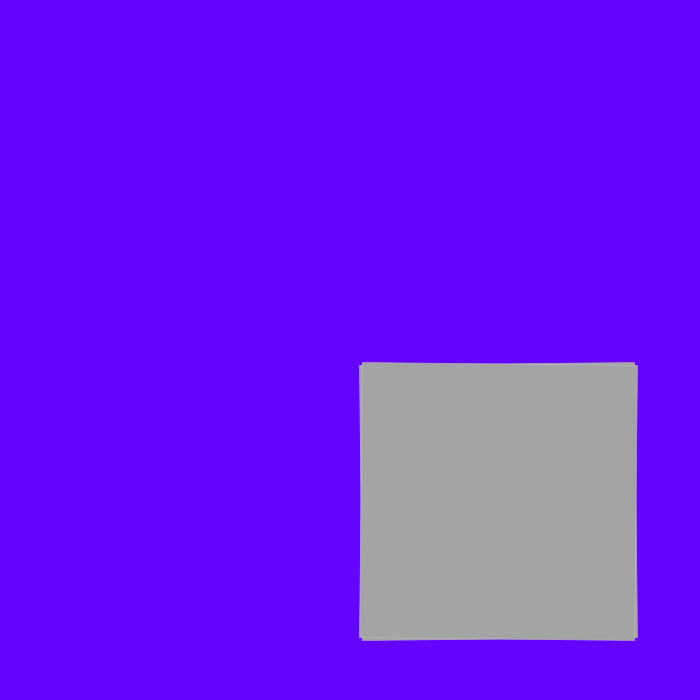
Frame 1 (no input)
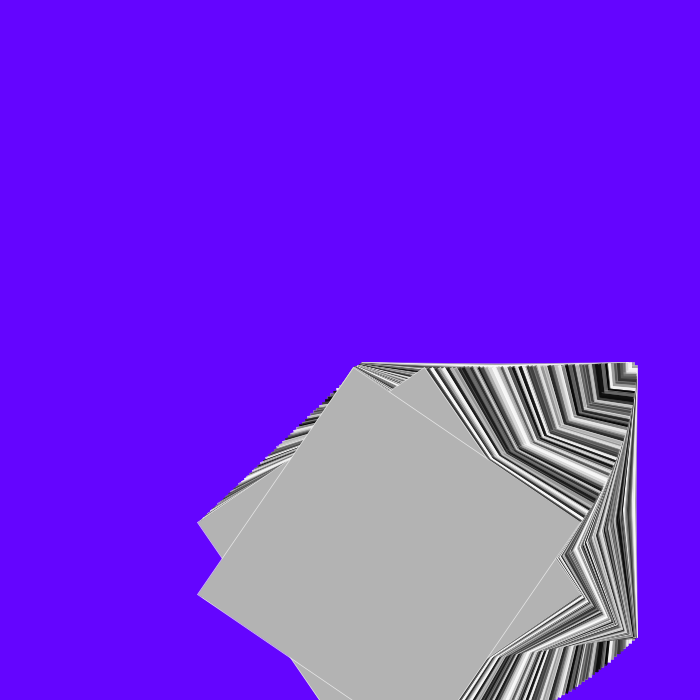
Frame 60 (the mouse pressed at the canvas centre just before this capture)
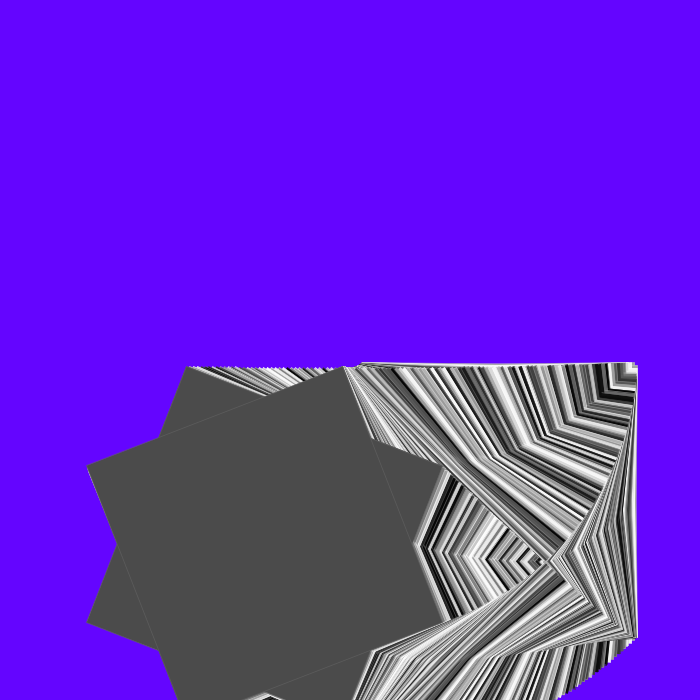
Frame 120 (the mouse held since frame 60 and released just before this capture)

The Processing sketch that drew these frames (run headless with seeded random() and noise(); from frame 60 on, the mouse is pressed at the canvas centre):

// Processing sketch: processing_130671
// ── processing_130671.pde

float spin01, spin02, colorize, increment;

void setup() {

  size( 700, 700 );
  smooth();

  background( #6405FF );
}

void draw() {
  
 
  colorize = random( 255 );
  increment = 1;
  //colorize += increment;
  
  if (colorize == 0 || colorize == 255) {
    colorize -= increment;
//    increment *= -1;
  }

  spin01 += .01;
  spin02 -= .02; 

  strokeWeight( .75 );
  stroke( colorize + random(100),200 );
  fill( colorize );
  pushMatrix();
  rectMode( CENTER );
  translate( width/2, height/2 );
  rotate( spin01 );
  //rect( 0, 0, 275, 275 );
  rectMode( CENTER );
  translate( width/2-200, height/2-200 );
  rotate( spin02 );
  rect( 0, 0, 275, 275 );
  rotate( spin01 );
  rotate( spin01 );
  rect( 0, 0, 275, 275 );
  
  translate( width/2+200, height/2+200 );
  rotate( -spin01 );
  rect( 0, 0, 275, 275 );
  popMatrix();

  fill( #6405FF );
  //ellipse( width/2-100, height/2, 50, 50 );

  pushStyle();
  strokeWeight( 20 );
  stroke( #FF0572, 175 );
  fill( 255 );
  //ellipse( width/2, height/2, 50, 50 );
  popStyle();

  fill( #05FF84 );
  //stroke( 255 );
  //ellipse( width/2+100, height/2, 50, 50 );

  //line( 0, height/2, width, height/2 );
}
